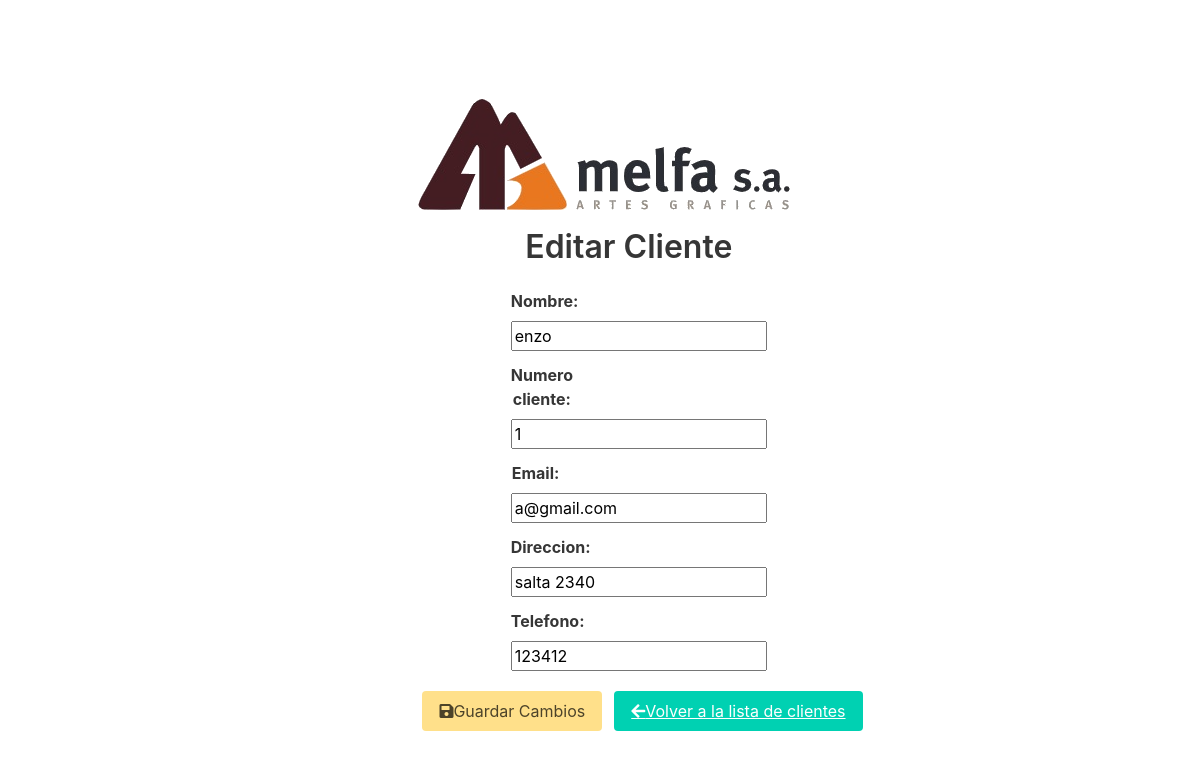
/Melfa/editar_cliente/7/, run on the app's committed database.
### Melfa/models.py (models this page shows, shortened)
class Cliente(models.Model):
    nombre = models.CharField(max_length=100)
    numero_cliente = models.IntegerField()
    email = models.EmailField()
    direccion = models.CharField(max_length=200)
    telefono = models.CharField(max_length=20)

### Melfa/views.py (the view)
# urls.py: path('editar_cliente/<pk>/', ClienteEditView.as_view(), name='editar_cliente'),
class ClienteEditView(UpdateView):
    model = Cliente
    template_name = 'editar_cliente.html'
    form_class = ClienteForm
    success_url = reverse_lazy('Melfa:cliente_list')

### Melfa/forms.py
class ClienteForm(forms.ModelForm):
    class Meta:
        model = Cliente
        fields = ['nombre', 'numero_cliente', 'email', 'direccion', 'telefono']

### Melfa/templates/editar_cliente.html (shortened to what this page needs)
{% load static %}
<!DOCTYPE html>
<html>
<head>
    <link rel="stylesheet" href="https://cdnjs.cloudflare.com/ajax/libs/bulma/0.9.3/css/bulma.min.css">
    <link rel="stylesheet" href="{% static 'css/styles.css' %}">
    <link rel="stylesheet" href="https://cdnjs.cloudflare.com/ajax/libs/font-awesome/5.15.3/css/all.min.css">
</head>
<body>
    <div class="form-container">
        <header class="header">
            <div class="logo-container">
                <img src="{% static 'images/logo.png' %}" alt="Logo de Mi Empresa">
            </div>
        </header>
        <div class="container">
            <h1 class="title">Editar Cliente</h1>
            <div class="columns">
                <div class="column is-half">
                    <form method="post">
                        <div class="center-content">
                            <div class="field">
                                <label class="label">{{ form.nombre.label_tag }}</label>
                                <div class="control">
                                    {{ form.nombre }}
                                </div>
                            </div>
                            <div class="field">
                                <label class="label" style="margin-right: 5px;">{{ form.numero_cliente.label_tag }}</label>
                                <div class="control">
                                    {{ form.numero_cliente }}
                                </div>
                            </div>
                            <div class="field">
                                <label class="label">{{ form.email.label_tag }}</label>
                                <div class="control">
                                    {{ form.email }}
                                </div>
                            </div>
                            <div class="field">
                                <label class="label">{{ form.direccion.label_tag }}</label>
                                <div class="control">
                                    {{ form.direccion }}
                                </div>
                            </div>
                            <div class="field">
                                <label class="label">{{ form.telefono.label_tag }}</label>
                                <div class="control">
                                    {{ form.telefono }}
                                </div>
                            </div>
                            <div class="field is-grouped button-container">
                                <div class="control">
                                    <button type="submit" class="button is-warning">
                                        <i class="fas fa-save"></i> Guardar Cambios
                                    </button>
                                </div>
                                <div class="control">
                                    <a href="{% url 'Melfa:cliente_list' %}" class="button is-primary">
                                        <i class="fas fa-arrow-left"></i> Volver a la lista de clientes
                                    </a>
                                </div>
                            </div>
                        </div>
                    </form>
                </div>
            </div>
        </div>
    </div>
</body>
</html>

### Melfa/templates/editar_cliente.html (style rules this page uses)
body, html { height: 100%; margin: 0; display: flex; justify-content: center; align-items: center; }
.form-container { width: 80%; max-width: 600px; text-align: center; }
.button-container { text-align: center; margin-top: 20px; }
.logo-container { text-align: center; }
.field { margin-left: 72%; margin-right: 10%; }
.button-container { margin-left: 40%; margin-right: 10%; }
.title { margin-left: 20%; margin-right: 10%; }

### data on the page
Cliente: nombre "enzo", numero_cliente "1", email "a@gmail.com", direccion "salta 2340", telefono "123412"
